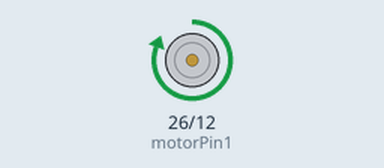
This sketch was run on a simulated ESP32. Parts: motor-driver pin pairs drawn as motors (green arrow = first pin HIGH = forward, orange = second pin HIGH = backward, longer = more drive).

Above: at 1.5 s.
At 3.2 s:
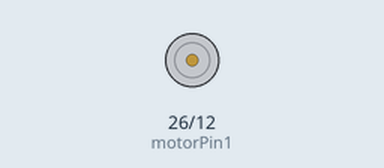
At 5.0 s:
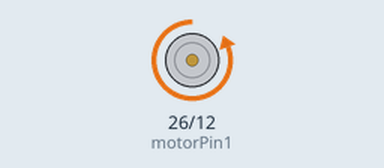
Timing chart, 0 to 9.1 s (numbered marks = the images above):
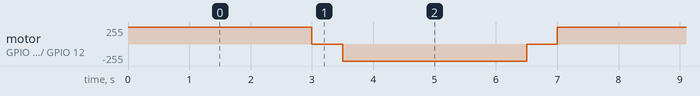

The sketch:

DC_Control.ino
```cpp
// Define the control pins
const int motorPin1 = 26;
const int motorPin2 = 12;

void setup() {
  // Initialize the pins as outputs
  pinMode(motorPin1, OUTPUT);
  pinMode(motorPin2, OUTPUT);
}

void off(){
    digitalWrite(motorPin1, LOW);
    digitalWrite(motorPin2, LOW);
}
void back(){
    digitalWrite(motorPin1, LOW);
    digitalWrite(motorPin2, HIGH);
}
void forward(){
    digitalWrite(motorPin1, HIGH);
    digitalWrite(motorPin2, LOW);
}

void loop() {
  // ---- Move Forwards at Full Power ----
  forward();
  delay(3000); // Run for 3 seconds

  // ---- Stop / Brake ----
  // It's good practice to briefly stop the motor before reversing
  // to protect the driver chip and motor from voltage spikes.
  off();
  delay(500); // Pause for 0.5 seconds

  // ---- Move Backwards at Full Power ----
  back();
  delay(3000); // Run for 3 seconds

  // ---- Stop / Brake ----
  off();
  delay(500); // Pause for 0.5 seconds
}
```

Measured:
- by itself, motor on GPIO 26 (motorPin1) / GPIO 12 (motorPin2): repeats every 7.0 s: stopped 0.50 s, backward 255/255 3.0 s, stopped 0.50 s, forward 255/255 3.0 s
